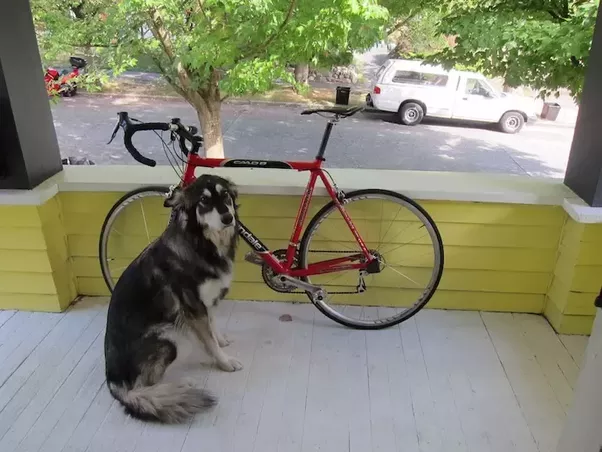
#> input picture 3.Edge_detection/edge-detection.png, 602 x 452 px
$ python canny.py
#> lines starting #> are read from the running program, lines starting #| are printed output that depends on the picture
import matplotlib.pyplot as plt
import numpy as np
from PIL import Image

orig_img=plt.imread('edge-detection.png')
#> orig_img is the input picture: shape (452, 602, 3) float32; mean R, G, B 0.53, 0.532, 0.449
orig_img_arr=np.array(orig_img)
img_op=np.zeros_like(orig_img_arr)

avg_ker=1/16*np.array([
    [1,2,1],
    [2,4,2],
    [1,2,1]
])

y_kernel=np.array([
    [-1,-2,-1],
    [ 0, 0, 0],
    [ 1, 2, 1]
])
x_kernel=np.array([[-1,0,1],
                    [-2,0,2],
                    [-1,0,1]])

sobel=x_kernel+y_kernel
gaussian_blur5x5_sigma1=np.array([[1,  4,  6,  4, 1],
                         [4, 16, 24, 16, 4],
                         [6, 24, 36, 24, 6],
                         [4, 16, 24, 16, 4],
                         [1,  4,  6,  4, 1]])/256
gaussian_blur5x5_sigma2=np.array([

[0.023528,	0.033969,	0.038393,	0.033969,	0.023528],
[0.033969,	0.049045,	0.055432,	0.049045,	0.033969],
[0.038393,	0.055432,	0.062651,	0.055432,	0.038393],
[0.033969,	0.049045,	0.055432,	0.049045,	0.033969],
[0.023528,	0.033969,	0.038393,	0.033969,	0.023528]
])

gaussian_blur_DoG_2_1=gaussian_blur5x5_sigma2-gaussian_blur5x5_sigma1
def rgb2gray(img):
    r,g,b = img[:,:,0],img[:,:,1],img[:,:,2]
    gray = 0.2989 * r + 0.5870 * g + 0.1140 * b
    return gray

def convolution(ker_mat,img):
    xk,yk = ker_mat.shape
    x,y = img.shape
    img_pad=np.zeros((x+xk-1,y+yk-1))
    img_pad[xk-int(xk/2)-1:xk-1-int(xk/2)+x,yk-int(yk/2)-1:yk-int(yk/2)-1+y]=img
    op_img=np.zeros_like(img)
    for x1 in range(int(xk/2),int(xk/2)+x):
        for y1 in range(int(yk/2),int(yk/2)+y):
                op_img[x1-int(xk/2),y1-int(yk/2)]=(ker_mat*img_pad[x1-int(xk/2):x1-int(xk/2)+xk,y1-int(yk/2):y1-int(yk/2)+yk]).sum()
    return op_img

def convolution2(ker_mat,img):#For convolution of images with rgb values,kept here only for experimental purposes.
    xk,yk = ker_mat.shape
    x,y,z = img.shape
    img_pad=np.zeros((x+xk-1,y+yk-1,z))
    img_pad[xk-int(xk/2)-1:xk-1-int(xk/2)+x,yk-int(yk/2)-1:yk-int(yk/2)-1+y,:]=img
    op_img=np.zeros_like(img)
    for x1 in range(int(xk/2),int(xk/2)+x):
        for y1 in range(int(yk/2),int(yk/2)+y):
            for z1 in range(z):
                op_img[x1-int(xk/2),y1-int(yk/2),z1]=(ker_mat*img_pad[x1-int(xk/2):x1-int(xk/2)+xk,y1-int(yk/2):y1-int(yk/2)+yk,z1]).sum()
    return op_img

def non_max_suppression(img, D):
    M, N = img.shape
    Z = np.zeros((M,N), dtype=np.int32)
    angle = D * 180. / np.pi
    angle[angle < 0] += 180


    for i in range(1,M-1):
        for j in range(1,N-1):
            try:
                q = 255
                r = 255

               #angle 0
                if (0 <= angle[i,j] < 22.5) or (157.5 <= angle[i,j] <= 180):
                    q = img[i, j+1]
                    r = img[i, j-1]
                #angle 45
                elif (22.5 <= angle[i,j] < 67.5):
                    q = img[i+1, j-1]
                    r = img[i-1, j+1]
                #angle 90
                elif (67.5 <= angle[i,j] < 112.5):
                    q = img[i+1, j]
                    r = img[i-1, j]
                #angle 135
                elif (112.5 <= angle[i,j] < 157.5):
                    q = img[i-1, j-1]
                    r = img[i+1, j+1]

                if (img[i,j] >= q) and (img[i,j] >= r):
                    Z[i,j] = img[i,j]
                else:
                    Z[i,j] = 0

            except IndexError as e:
                pass

    return Z

def threshold(img, weak,strong,lowThresholdRatio=0.05, highThresholdRatio=0.09):
    highThreshold = img.max() * highThresholdRatio
    lowThreshold = highThreshold * lowThresholdRatio
    M, N = img.shape
    res = np.zeros((M,N), dtype=np.int32)
    weak = np.int32(weak)
    strong = np.int32(strong)
    strong_i, strong_j = np.where(img >= highThreshold)
    zeros_i, zeros_j = np.where(img < lowThreshold)
    weak_i, weak_j = np.where((img <= highThreshold) & (img >= lowThreshold))
    res[strong_i, strong_j] = strong
    res[weak_i, weak_j] = weak
    return (res, weak, strong)

def hysteresis(img, weak, strong=255):
    M, N = img.shape
    for i in range(1, M-1):
        for j in range(1, N-1):
            if (img[i,j] == weak):
                try:
                    if ((img[i+1, j-1] == strong) or (img[i+1, j] == strong) or (img[i+1, j+1] == strong)
                        or (img[i, j-1] == strong) or (img[i, j+1] == strong)
                        or (img[i-1, j-1] == strong) or (img[i-1, j] == strong) or (img[i-1, j+1] == strong)):
                        img[i, j] = strong
                    else:
                        img[i, j] = 0
                except IndexError as e:
                    pass
    return img


img_op=convolution(sobel,convolution(avg_ker,rgb2gray(orig_img_arr)))
#> in rgb2gray, `r,g,b = img[:,:,0],img[:,:,1],img[:,:,2]`:
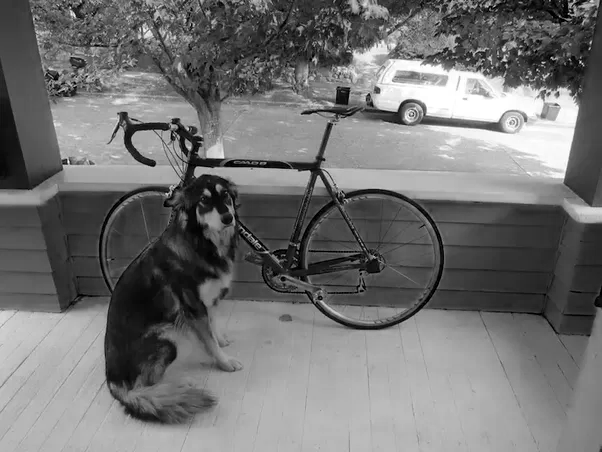
#> b: shape (452, 602) float32; min 0, max 1, mean 0.449
#> in convolution, `xk,yk = ker_mat.shape`: xk = 3
#img_op=rgb2gray(orig_img_arr)#Grayscaling deletes one channel and hence reduces the no. of dimensions present in the image to 2 from 3.
print(img_op.shape)
#| (452, 602)
'''plt.imshow(img_op)
plt.show()'''

res_orig=rgb2gray(convolution2(gaussian_blur5x5_sigma2,orig_img_arr))
res_origx=convolution(x_kernel,res_orig)
#> in convolution (call 3), `img_pad[xk-int(xk/2)-1:xk-1-int(xk/2)+x,yk-int(yk/2)-1:yk-int(yk/2)-1+..`:
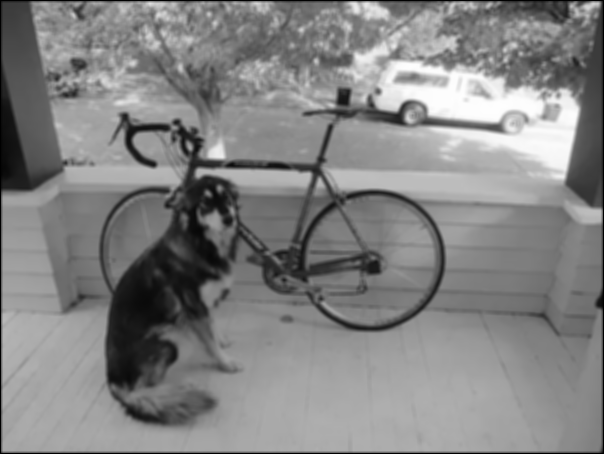
#> img_pad: shape (454, 604) float64; min 0, max 0.998, mean 0.516
res_origy=convolution(y_kernel,res_orig)
#> after the loop in convolution (call 4), `for x1 in range(int(xk/2),int(xk/2)+x):`:
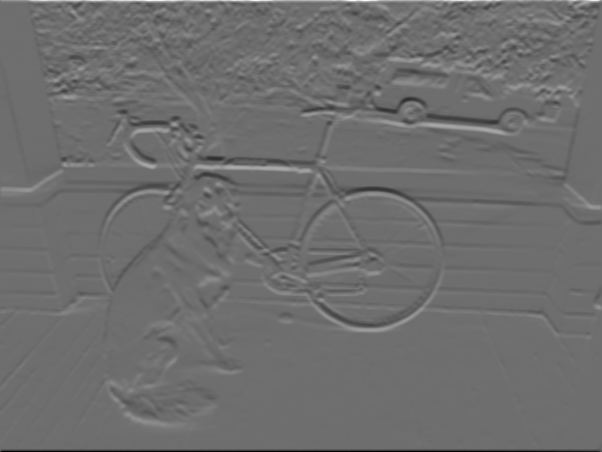
#> op_img: shape (452, 602) float32; min -2.32, max 3.04, mean 0.000625; drawn with min black and max white
res_orig_op=np.hypot(res_origx,res_origy)
res_orig_op=res_orig_op/res_orig_op.max()*255
theta=np.arctan(res_origy/res_origx)
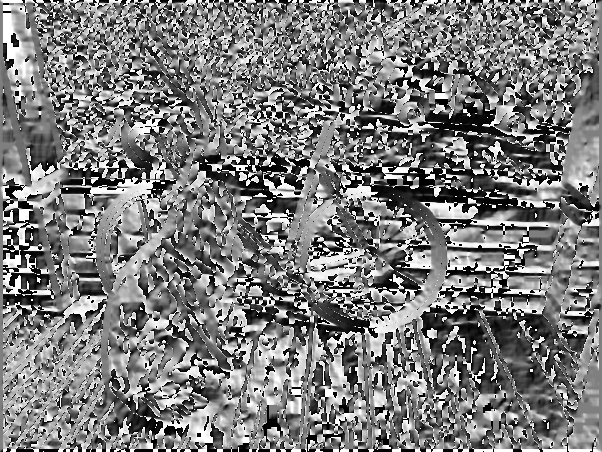
#> theta: shape (452, 602) float32; 0.38% of the values are NaN or infinite; the others: min -1.57, max 1.57, mean -0.0368; drawn with min black, max white, NaN and infinite black
#res_orig_op=rgb2gray(res_orig_op)
res_orig_op=non_max_suppression(res_orig_op,theta)
#> in non_max_suppression, `angle[angle < 0] += 180`:
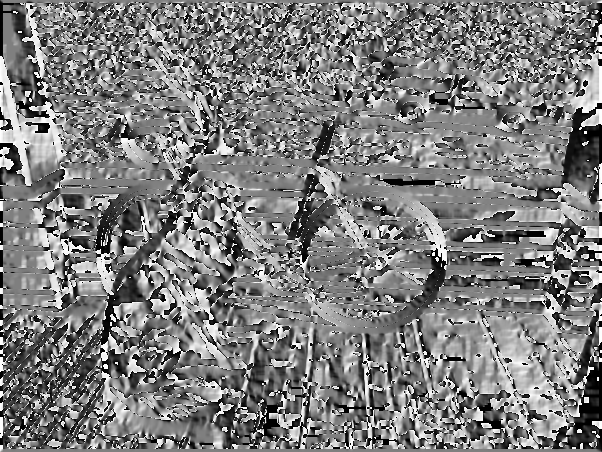
#> angle: shape (452, 602) float32; 0.38% of the values are NaN or infinite; the others: min 0, max 180, mean 89.5; drawn with min black, max white, NaN and infinite black
#> after the loop in non_max_suppression, `for i in range(1,M-1):`:
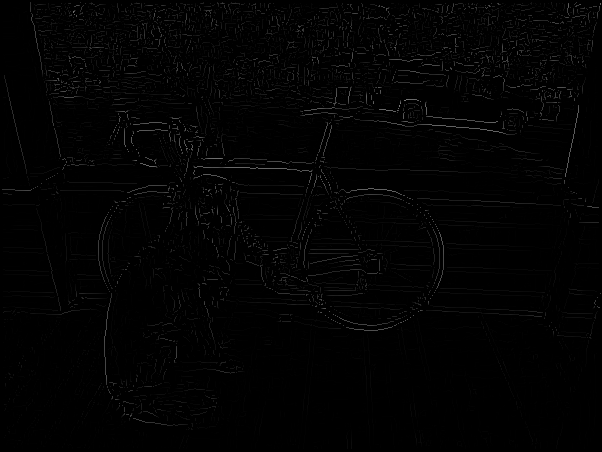
#> Z: shape (452, 602) int32; min 0, max 123, mean 2.5
weak=75
strong=255
canny_output_img=threshold(res_orig_op,weak,strong,0.05,0.09)
#> in threshold, `highThreshold = img.max() * highThresholdRatio`: highThreshold = 11.07
#> in threshold, `lowThreshold = highThreshold * lowThresholdRatio`: lowThreshold = 0.553
#> in threshold, `strong_i, strong_j = np.where(img >= highThreshold)`: strong_i = 17903 values from 2 to 448; strong_j = 17903 values, max 600 at index 102, min 2 at index 11706, mean 295.6
# applying hysteresis
res_orig_op=hysteresis(canny_output_img[0],canny_output_img[1],canny_output_img[2])
#> after the loop in hysteresis, `for i in range(1, M-1):`:
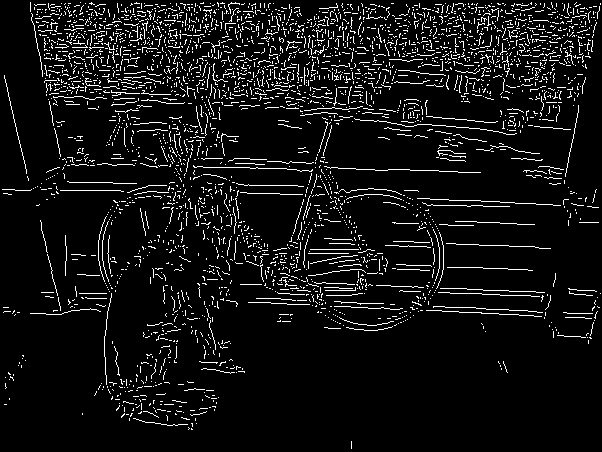
#> img: shape (452, 602) int32; 7.3% white in thin lines or dots


plt.imshow(res_orig_op)
plt.text(250,-5,"Canny Edge Detection output")
plt.savefig('res_canny')
plt.show()
#res_orig_conv_op=Image.fromarray(res_orig_op).convert('RGB')#For the converting the image in rgb to avoid the blue background.
#But it is not working as intended with images processed from matplotlib library,works fine with pillow.
'''print(res_orig_op)
res_orig_conv_op=np.zeros_like(res_orig_op)
plt.imshow(res_orig_conv_op)
plt.show()
for x1 in range(res_orig_op.shape[0]):
    for y1 in range(res_orig_op.shape[1]):
        if(res_orig_op[x1,y1]>0):
            res_orig_conv_op[x1,y1]=0.5
plt.imshow(res_orig_conv_op)
plt.show()'''
